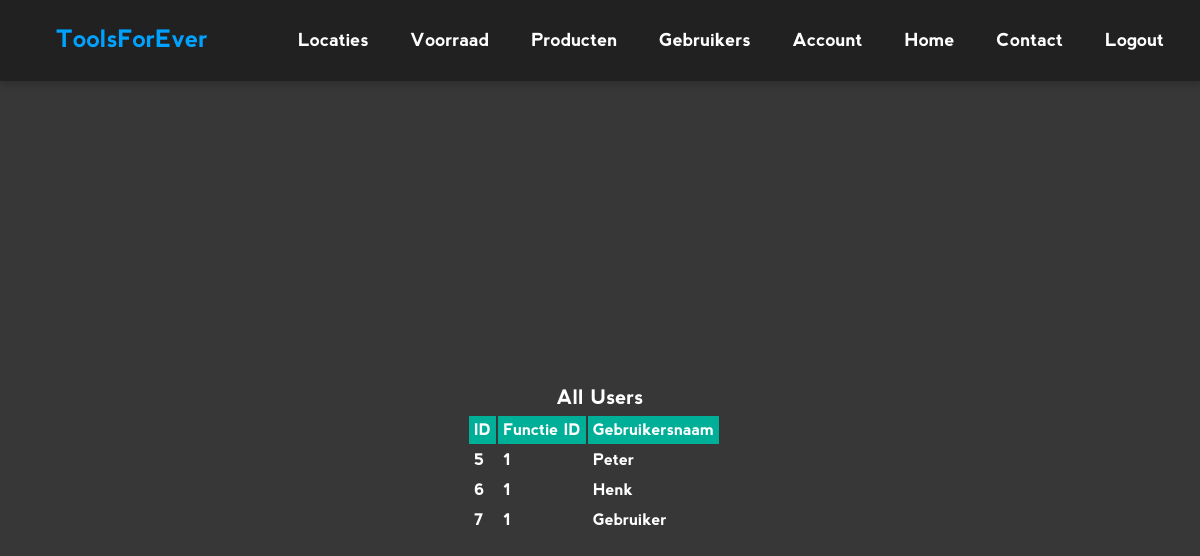
The page /pages/users.php on the database its author committed.
### tables this page shows
CREATE TABLE IF NOT EXISTS `user` (
  `U_id` int(11) NOT NULL AUTO_INCREMENT,
  `Func_id` int(11) DEFAULT NULL,
  `Passw` varchar(60) NOT NULL,
  `User_name` varchar(25) NOT NULL,
  PRIMARY KEY (`U_id`),
  KEY `FK_user_function` (`Func_id`)
);

### pages/users.php (the view, shortened to what this page needs)
<?php
$pdo = new PDO('mysql:host=127.0.0.1;dbname=ToolsForEver;charset=utf8', 'root', '');
$sql = 'SELECT U_id, Func_id, User_name FROM user';
$statement = $pdo->prepare($sql);
$statement->execute();
$employee = $statement->fetchAll(PDO::FETCH_OBJ);
?>
<div class="container">
     <div class="login-form">
               <h3>All Users</h3>
               <table class="table">
                    <tr>
                         <th>ID</th>
                         <th>Functie ID</th>
                         <th>Gebruikersnaam</th>
                    </tr>
                    <?php  foreach($employee as $emp): ?>
                    <tr>
                         <td><?= $emp->U_id; ?></td>
                         <td><?= $emp->Func_id; ?></td>
                         <td><?= $emp->User_name; ?></td>
                         <td>
                         </td>
                    </tr>
               <?php endforeach; ?>
               </table>
     </div>
</div>

### css/style.css (style rules this page uses)
* { margin: 0; font-family: Nevis, Akashi, Arial; }
.header { background-color: #212121; overflow: hidden; -webkit-filter: drop-shadow(1px 3px 3px #2c2c2c); filter: drop-shadow(1px 3px 3px #2c2c2c); }
.header ul { list-style: none; margin-right: 15px; }
.header a { color: #fff; text-decoration: none; display: inline; float: right; text-align: center; padding: 25px 16px; margin: 5px; font-size: 18px; -webkit-transition: all .2s ease-in-out; -o-transition: all .2s ease-in-out; transition: all .2s ease-in-out; }
.header p { color: #00a2ff; text-decoration: none; display: inline; float: left; text-align: center; padding: 25px 16px; font-size: 24px; }
.login-form { display: -webkit-box; display: -ms-flexbox; display: flex; -webkit-box-orient: vertical; -webkit-box-direction: normal; -ms-flex-direction: column; flex-direction: column; -webkit-box-pack: center; -ms-flex-pack: center; justify-content: center; -webkit-box-align: center; -ms-flex-align: center; align-items: center; height: 95vh; background-color: #373737; background-size: cover; width: 100%; }
.login-form h3 { margin-top: 5px; font-size: 20px; color: #fff; }
.table { margin: 5px; }
.table th { background-color: #00af98; padding: 5px; color: #fff; }
.table td { color: #fff; padding: 5px; }

### rows shown on the page
user: U_id "5", Func "1", User_name "Peter"
user: U_id "6", Func "1", User_name "Henk"
user: U_id "7", Func "1", User_name "Gebruiker"
